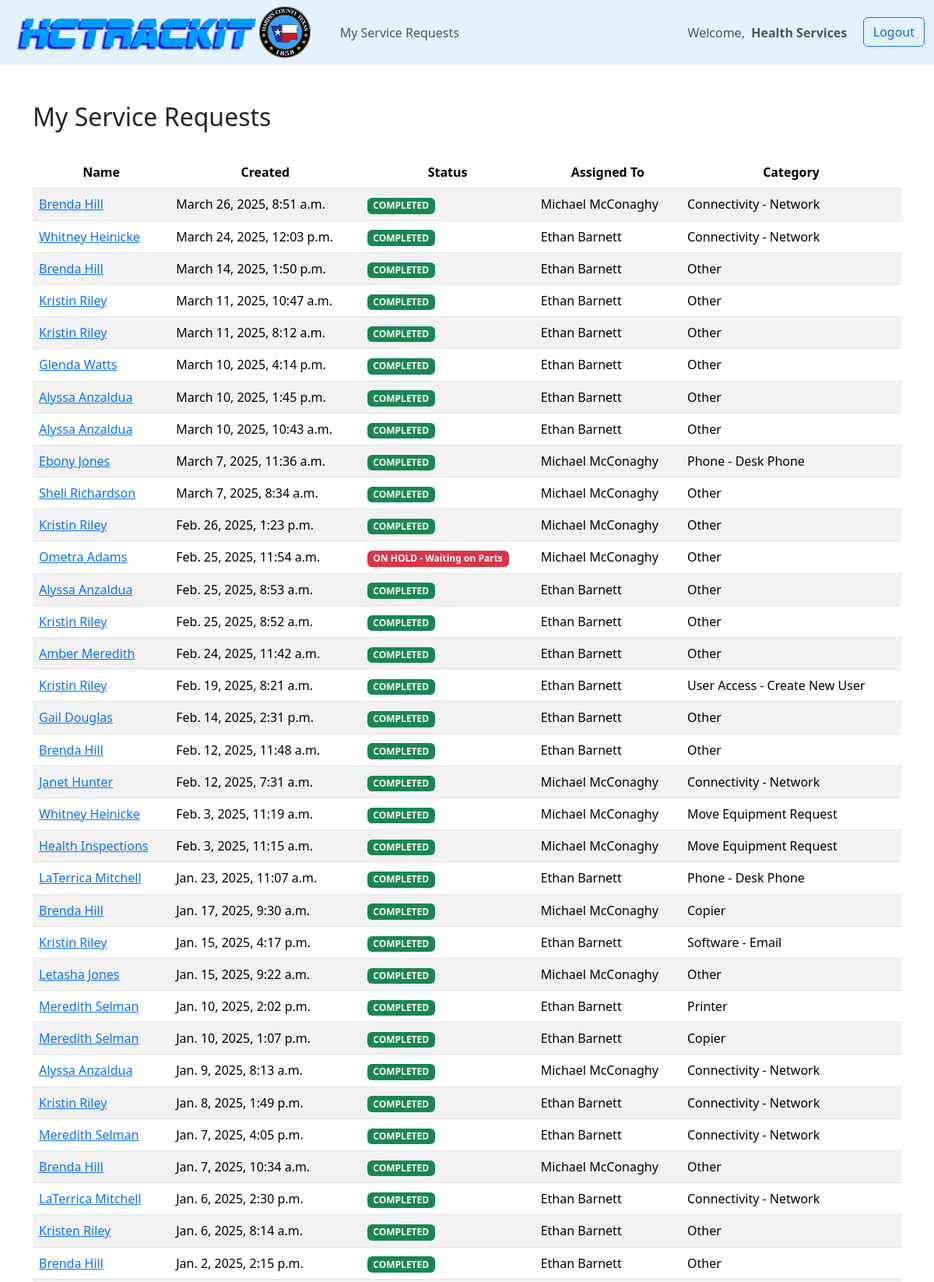
/tickets/user_dashboard/ (signed in, upper part), run on the app's committed database.
### tickets/models.py (models this page shows, shortened)
class Ticket(models.Model):
    DEPT_CHOICES = (
                        ("", ""),
                        ("356th District Court", "356th District Court"),
                        ("88th Disctric Court", "88th District Court"),
                        ("Agrilife Extension", "Agrilife Extension"),
                        ("Adult Probation", "Adult Probation"),
                        ("Auditor", "Auditor"),
                        ("Corrections", "Corrections"),
                        ("County Attorney", "County Attorney"),
                        ("County Clerk", "County Clerk"),
                        ("County Commissioner Precinct 1", "County Commissioner Precinct 1"),
                        ("County Commissioner Precinct 2", "County Commissioner Precinct 2"),
                        ("County Commissioner Precinct 3", "County Commissioner Precinct 3"),
                        ("County Commissioner Precinct 4", "County Commissioner Precinct 4"),
                        ("County Judge", "County Judge"),
                        ("Crime Victims Assistance", "Crime Victims Assistance"),
                        ("District Attorney", "District Attorney"),
                        ("District Clerk", "District Clerk"),
                        ("Elections", "Elections"),
                        ("Emergency Management", "Emergency Management"),
                        ("Flood Plain Administration", "Flood Plain Administration"),
                        ("Health Services", "Health Services"),
                        ("Human Resources", "Human Resources"),
                        ("Justice of the Peace Precinct 1", "Justice of the Peace Precinct 1"),
                        ("Justice of the Peace Precinct 2", "Justice of the Peace Precinct 2"),
                        ("Justice of the Peace Precinct 3", "Justice of the Peace Precinct 3"),
                        ("Justice of the Peace Precinct 4", "Justice of the Peace Precinct 4"),
                        ("Justice of the Peace Precinct 5", "Justice of the Peace Precinct 5"),
                        ("Justice of the Peace Precinct 6", "Justice of the Peace Precinct 6"),
                        ("Juvenile Probation", "Juvenile Probation"),
                        ("Maintenance", "Maintenance"),
                        ("Purchasing", "Purchasing"),
                        ("Sheriff's Office", "Sheriff's Office"),
                        ("Tax-Assessor Collector", "Tax-Assessor Collector"),
                        ("Technology", "Technology"),
                        ("Treasurer", "Treasurer"),
                        ("Veterans Services", "Veterans Services"),
    )
    CATEGORY_CHOICES = (
                        ("", ""),
                        ("Audio/Visual Equipment", "Audio/Visual Equipment"),
                        ("Copier", "Copier"),
                        ("Fax", "Fax"),
                        ("Hardware", "Hardware"),
                        ("Move Equipment Request", "Move Equipment Request"),
                        ("New Equipment Request", "New Equipment Request"),
                        ("Other", "Other"),
                        ("Printer", "Printer"),
                        ("Radios", "Radios"),
                        ("Security Cameras", "Security Cameras"),
                        ("Scanner", "Scanner"),
                        ("", ""),
                        ("Connectivity - Network", "Connectivity - Network"),
                        ("Connectivity - Sonic Wall", "Connectivity - Sonic Wall"),
                        ("Connectivity - VPN", "Connectivity - VPN"),
                        ("", ""),
                        ("Cyber Security - Suspicious Email", "Cyber Security - Suspicious Email"),
                        ("Cyber Security - Virus", "Cyber Security - Virus"),
                        ("", ""),
                        ("Phone - Desk Phone", "Desk Phone"),
                        ("Phone - Mobile Phone", "Mobile Phone"),
                        ("", ""),
                        ("Software - CAD", "Software - CAD"),
                        ("Software - DW Spectrum", "Software - DW Spectrum"),
                        ("Software - EDOC", "Software - EDOC"),
                        ("Software - Email", "Software - Email"),
                        ("Software - Internet Browser", "Software - Internet Browser"),
                        ("Software - JMS", "Software - JMS"),
                        ("Software - LGS", "Software - LGS"),
                        ("Software - MDIS", "Software - MDIS"),
                        ("Software - NetData", "Software - NetData"),
                        ("Software - Office", "Software - Office"),
                        ("Software - RMS", "Software - RMS"),
                        ("Software - Watchguard", "Software - Watchguard"),
                        ("Software - Other", "Software - Other"),
                        ("", ""),
                        ("User Access - Controlled Access", "User Access - Controlled Access"),
                        ("User Access - Create New User", "User Access - Create New User"),
                        ("User Access - Network Access", "User Access - Network Access"),
                        ("User Access - Remove User", "User Access - Remove User"),
    )
    created_by = models.ForeignKey(User, default=None, blank=True, on_delete=models.CASCADE)
    status = models.CharField(max_length=50, default="NEW")
    assignedto = models.CharField(max_length=50, default="Unassigned")
    created_at = models.DateTimeField(auto_now_add=True)
    last_updated = models.DateTimeField(auto_now=True)
    completed_at = models.DateTimeField(auto_now=True)
    name = models.CharField(max_length=100)
    email = models.CharField(max_length=100)
    phone = models.CharField(max_length=15)
    department = models.CharField(max_length=200, choices=DEPT_CHOICES)
    category = models.CharField(max_length=200, choices=CATEGORY_CHOICES)
    description = models.TextField(max_length=3000)
    ongoing_notes = models.TextField(max_length=3000, blank=True)
    completed_notes = models.TextField(max_length=3000, blank=True)

### tickets/views.py (the view)
# urls.py: path('user_dashboard/', views.userdashboardPage, name="user_dashboard"),
@login_required(login_url='login')
def userdashboardPage(request):
    tickets = Ticket.objects.all().order_by('-id')
    tickets = tickets.filter(Q(created_by=request.user))
    if request.method == 'POST':
        username = request.POST['username']
        password = request.POST['password']
        user = authenticate(request, username=username, password=password)
        if user is not None:
            login(request, user)
            return redirect('user_dashboard')
        else:
            messages.warning(request, "There was a problem logging in.  Please try again.")
            return redirect('login')
    else:
        return render (request, 'user_dashboard.html', {'tickets':tickets})

### tickets/templates/user_dashboard.html (shortened to what this page needs)
{% extends "main.html" %}
{% load static %}
{% block content %}
<div class="container">
    <table id="example" class="table table-striped" style="width:100%">
    <br>
    <br>
        <h2>My Service Requests</h2>
        <br>
        <thead>
            <tr>
                <th class="not_mapped_style" style="text-align:center">Name</th>
                <th class="not_mapped_style" style="text-align:center">Created</th>
                <th class="not_mapped_style" style="text-align:center">Status</th>
                <th class="not_mapped_style" style="text-align:center">Assigned To</th>
                <th class="not_mapped_style" style="text-align:center">Category</th>
            </tr>
        </thead>
        <tbody>
            {% for ticket in tickets %}
            <tr>
                <td><a href="{% url 'tickets_info' ticket.id %}">{{ ticket.name }}</a></td>
                <td>{{ ticket.created_at }}</td>
                <td>
                    {% if ticket.status == "ON HOLD - Waiting on Parts" %}
                        <span class="badge text-bg-danger">{{ ticket.status }}</span>
                    {% endif %}
                    {% if ticket.status == "COMPLETED" %}
                    <span class="badge text-bg-success">{{ ticket.status }}</span>
                    {% endif %}
                </td>
                <td>{{ ticket.assignedto }}</td>
                <td>{{ ticket.category }}</td>
            </tr>
            {% endfor %}
        </tbody>
    </table>
    <br>
    <br>
</div>
{% endblock content %}

### tickets/templates/navbar.html
{% load static %}
<nav class="navbar navbar-expand-sm" style="background-color: #e3f2fd;">
  <img src="{% static 'images/logo.png' %}">&nbsp;&nbsp;&nbsp;&nbsp;
  <div class="container-fluid">
    <div class="navbar-collapse" id="navbarSupportedContent">
      <ul class="navbar-nav ml-auto mb-2 mb-lg-0">
        {% if request.user.is_staff %}
          <li class="nav-item">
            <a class="nav-link" href="{% url 'tickets_home' %}">Service Requests</a>
          </li>
          <li>
            <a class="nav-link">|</a>
          </li>
          <li class="nav-item">
            <a class="nav-link" href="{% url 'projects_home' %}">Project Tracker</a>
          </li>
          <li>
            <a class="nav-link">|</a>
          </li>
          <li class="nav-item">
            <a class="nav-link" href="{% url 'knowledgebase_home' %}">Knowledge Base</a>
          </li>
          <li>
            <a class="nav-link">|</a>
          </li>
          <li class="nav-item dropdown">
            <a class="nav-link dropdown-toggle" href="#" role="button" data-bs-toggle="dropdown" aria-expanded="false">
              Tech Links
            </a>
            <ul class="dropdown-menu">
              <li><a class="dropdown-item" href="https://dashboard.techplusit.com" target="_blank">Managed Services</a></li>
              <li><a class="dropdown-item" href="https://34.237.28.226:8443/manage/account/login?redirect=%2Fmanage" target="_blank">Ubiquiti Controller</a></li>
              <li><a class="dropdown-item" href="http://10.0.0.10/" target="_blank">NEC Controller</a></li>
              <li><a class="dropdown-item" href="{% url 'support_directory' %}" target="_blank">Support Contact Directory</a></li>
              <li><a class="dropdown-item" href="{% url 'credentials' %}" target="_blank">HCTrackIT User Credentials</a></li>
              <li><hr class="dropdown-divider"></li>
              <li><a class="dropdown-item" href="https://admin.microsoft.com/#/users" target="_blank">O365 - User Email Accounts</a></li>
              <li><a class="dropdown-item" href="https://admin.exchange.microsoft.com/#/messagetrace" target="_blank">O365 - Email Message Trace</a></li>
              <li><a class="dropdown-item" href="https://entra.microsoft.com/#view/Microsoft_AAD_UsersAndTenants/UserManagementMenuBlade/~/SignIns/menuId/?Microsoft_AAD_IAM_legacyAADRedirect=true" target="_blank">O365 - Sign-in Logs</a></li>
            </ul>
          </li>
          <li>
            <a class="nav-link">|</a>
          </li>
          <li class="nav-item">
            <a class="nav-link" href="#">Reports</a>
          </li>
      </ul>
      <ul class="navbar-nav ms-auto">
          <li class="nav-item">
            <a class="nav-link">Welcome, &nbsp;<strong>{{request.user.first_name}}&nbsp;&nbsp;&nbsp;</strong></a>
          </li>
          <li class="nav-item">
            <a class="btn btn-outline-primary" href="{% url 'logout' %}">Logout</a>
          </li>
      </ul>
      {% else %}
      <li class="nav-item">
        <a class="nav-link" href="#">My Service Requests</a>
      </li>
    </ul>
    <ul class="navbar-nav ms-auto">
        <li class="nav-item">
          <a class="nav-link">Welcome, &nbsp;<strong>{{request.user.first_name}}&nbsp;&nbsp;&nbsp;</strong></a>
        </li>
        <li class="nav-item">
          <a class="btn btn-outline-primary" href="{% url 'logout' %}">Logout</a>
        </li>
    </ul>
      {% endif %}
    </div>
  </div>
</nav>

### data on the page
Ticket: name "Brenda Hill", created_at "March 26, 2025, 8:51 a.m.", status "COMPLETED", assignedto "Michael McConaghy", category "Connectivity - Network"
Ticket: name "Whitney Heinicke", created_at "March 24, 2025, 12:03 p.m.", status "COMPLETED", assignedto "Ethan Barnett", category "Connectivity - Network"
Ticket: name "Brenda Hill", created_at "March 14, 2025, 1:50 p.m.", status "COMPLETED", assignedto "Ethan Barnett", category "Other"
Ticket: name "Kristin Riley", created_at "March 11, 2025, 10:47 a.m.", status "COMPLETED", assignedto "Ethan Barnett", category "Other"
Ticket: name "Kristin Riley", created_at "March 11, 2025, 8:12 a.m.", status "COMPLETED", assignedto "Ethan Barnett", category "Other"
Ticket: name "Glenda Watts", created_at "March 10, 2025, 4:14 p.m.", status "COMPLETED", assignedto "Ethan Barnett", category "Other"
Ticket: name "Alyssa Anzaldua", created_at "March 10, 2025, 1:45 p.m.", status "COMPLETED", assignedto "Ethan Barnett", category "Other"
Ticket: name "Alyssa Anzaldua", created_at "March 10, 2025, 10:43 a.m.", status "COMPLETED", assignedto "Ethan Barnett", category "Other"
Ticket: name "Ebony Jones", created_at "March 7, 2025, 11:36 a.m.", status "COMPLETED", assignedto "Michael McConaghy", category "Phone - Desk Phone"
Ticket: name "Sheli Richardson", created_at "March 7, 2025, 8:34 a.m.", status "COMPLETED", assignedto "Michael McConaghy", category "Other"
Ticket: name "Kristin Riley", created_at "Feb. 26, 2025, 1:23 p.m.", status "COMPLETED", assignedto "Michael McConaghy", category "Other"
Ticket: name "Ometra Adams", created_at "Feb. 25, 2025, 11:54 a.m.", status "ON HOLD - Waiting on Parts", assignedto "Michael McConaghy", category "Other"
Ticket: name "Alyssa Anzaldua", created_at "Feb. 25, 2025, 8:53 a.m.", status "COMPLETED", assignedto "Ethan Barnett", category "Other"
Ticket: name "Kristin Riley", created_at "Feb. 25, 2025, 8:52 a.m.", status "COMPLETED", assignedto "Ethan Barnett", category "Other"
Ticket: name "Amber Meredith", created_at "Feb. 24, 2025, 11:42 a.m.", status "COMPLETED", assignedto "Ethan Barnett", category "Other"
Ticket: name "Kristin Riley", created_at "Feb. 19, 2025, 8:21 a.m.", status "COMPLETED", assignedto "Ethan Barnett", category "User Access - Create New User"
Ticket: name "Gail Douglas", created_at "Feb. 14, 2025, 2:31 p.m.", status "COMPLETED", assignedto "Ethan Barnett", category "Other"
Ticket: name "Brenda Hill", created_at "Feb. 12, 2025, 11:48 a.m.", status "COMPLETED", assignedto "Ethan Barnett", category "Other"
Ticket: name "Janet Hunter", created_at "Feb. 12, 2025, 7:31 a.m.", status "COMPLETED", assignedto "Michael McConaghy", category "Connectivity - Network"
Ticket: name "Whitney Heinicke", created_at "Feb. 3, 2025, 11:19 a.m.", status "COMPLETED", assignedto "Michael McConaghy", category "Move Equipment Request"
Ticket: name "Health Inspections", created_at "Feb. 3, 2025, 11:15 a.m.", status "COMPLETED", assignedto "Michael McConaghy", category "Move Equipment Request"
Ticket: name "LaTerrica Mitchell", created_at "Jan. 23, 2025, 11:07 a.m.", status "COMPLETED", assignedto "Ethan Barnett", category "Phone - Desk Phone"
Ticket: name "Brenda Hill", created_at "Jan. 17, 2025, 9:30 a.m.", status "COMPLETED", assignedto "Michael McConaghy", category "Copier"
Ticket: name "Kristin Riley", created_at "Jan. 15, 2025, 4:17 p.m.", status "COMPLETED", assignedto "Ethan Barnett", category "Software - Email"
Ticket: name "Letasha Jones", created_at "Jan. 15, 2025, 9:22 a.m.", status "COMPLETED", assignedto "Michael McConaghy", category "Other"
Ticket: name "Meredith Selman", created_at "Jan. 10, 2025, 2:02 p.m.", status "COMPLETED", assignedto "Ethan Barnett", category "Printer"
Ticket: name "Meredith Selman", created_at "Jan. 10, 2025, 1:07 p.m.", status "COMPLETED", assignedto "Ethan Barnett", category "Copier"
Ticket: name "Alyssa Anzaldua", created_at "Jan. 9, 2025, 8:13 a.m.", status "COMPLETED", assignedto "Michael McConaghy", category "Connectivity - Network"
Ticket: name "Kristin Riley", created_at "Jan. 8, 2025, 1:49 p.m.", status "COMPLETED", assignedto "Ethan Barnett", category "Connectivity - Network"
Ticket: name "Meredith Selman", created_at "Jan. 7, 2025, 4:05 p.m.", status "COMPLETED", assignedto "Ethan Barnett", category "Connectivity - Network"
Ticket: name "Brenda Hill", created_at "Jan. 7, 2025, 10:34 a.m.", status "COMPLETED", assignedto "Michael McConaghy", category "Other"
Ticket: name "LaTerrica Mitchell", created_at "Jan. 6, 2025, 2:30 p.m.", status "COMPLETED", assignedto "Ethan Barnett", category "Connectivity - Network"
Ticket: name "Kristen Riley", created_at "Jan. 6, 2025, 8:14 a.m.", status "COMPLETED", assignedto "Ethan Barnett", category "Other"
Ticket: name "Brenda Hill", created_at "Jan. 2, 2025, 2:15 p.m.", status "COMPLETED", assignedto "Ethan Barnett", category "Other"

### other printed values
{{ request.user.first_name }} "Health Services"
